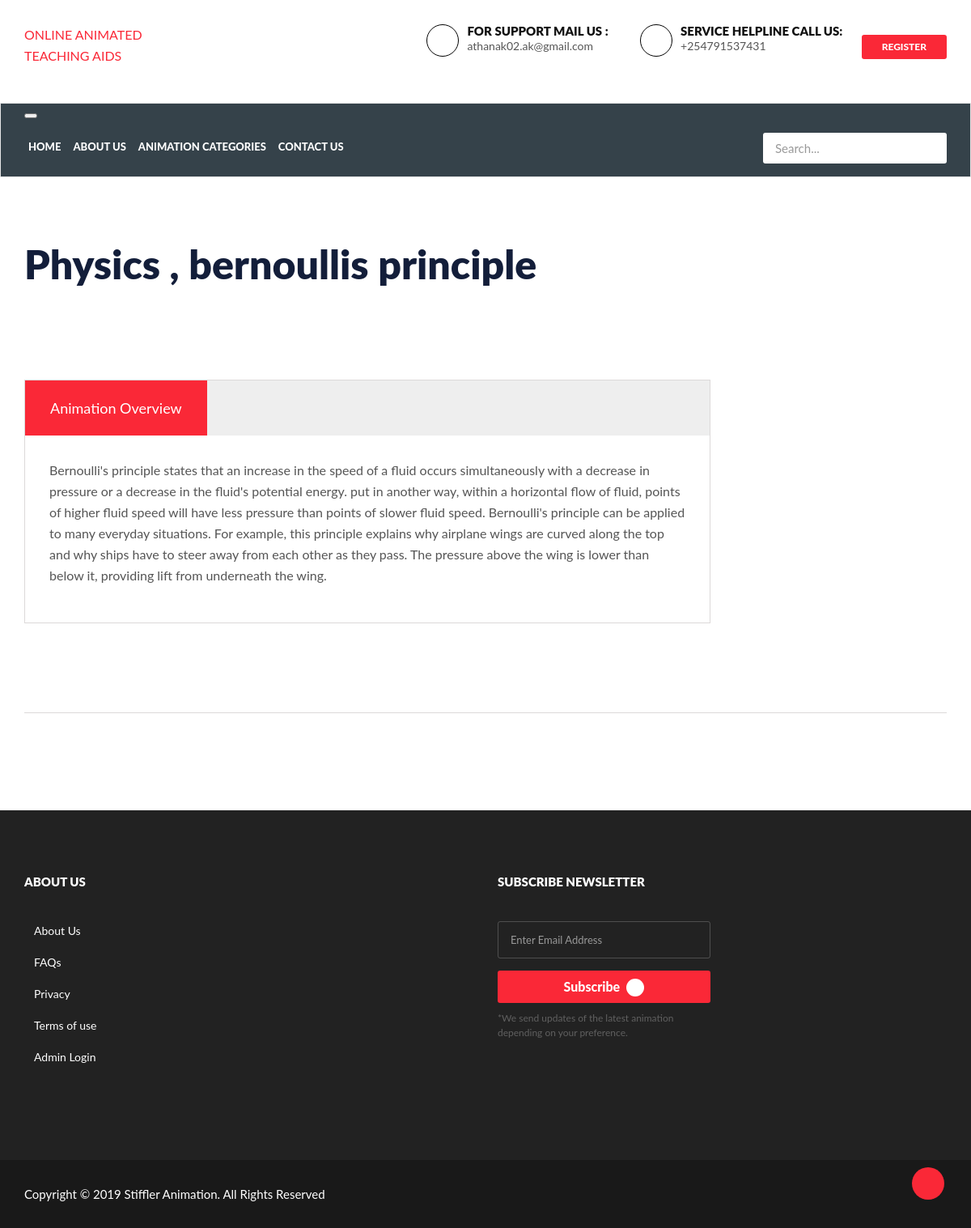
/animation-details.php?aid=7, run on the app's committed database.
### tables this page shows
CREATE TABLE `tblanimations` (
  `id` int(11) NOT NULL,
  `AnimationsTitle` varchar(150) DEFAULT NULL,
  `AnimationsCategory` int(11) DEFAULT NULL,
  `AnimationsOverview` longtext,
  `Vimage1` varchar(120) DEFAULT NULL,
  `Vimage2` varchar(120) DEFAULT NULL,
  `Vimage3` varchar(120) DEFAULT NULL,
  `Vimage4` varchar(120) DEFAULT NULL,
  `Vimage5` varchar(120) DEFAULT NULL,
  `RenderingDate` timestamp NOT NULL DEFAULT CURRENT_TIMESTAMP,
  `UpdationDate` timestamp NULL DEFAULT NULL ON UPDATE CURRENT_TIMESTAMP
);

CREATE TABLE `tblcategories` (
  `id` int(11) NOT NULL,
  `CategoryName` varchar(120) NOT NULL,
  `CreationDate` timestamp NULL DEFAULT CURRENT_TIMESTAMP,
  `UpdationDate` timestamp NULL DEFAULT NULL ON UPDATE CURRENT_TIMESTAMP
);

### animation-details.php (the view, shortened to what this page needs)
<?php
include('include/database.php');
?>
<!DOCTYPE HTML>
<html lang="en">
<head>
   <link rel="stylesheet" href="assets/bootstrap.min.css" type="text/css">
<link rel="stylesheet" href="assets/slick.css" type="text/css">
<link rel="stylesheet" href="assets/owl.carousel.css" type="text/css">
<link rel="stylesheet" href="assets/owl.transitions.css" type="text/css">
<link href="assets/bootstrap-slider.min.css" rel="stylesheet">
<link href="assets/font-awesome.min.css" rel="stylesheet">
   <link rel="stylesheet" href="https://stackpath.bootstrapcdn.com/bootstrap/3.4.1/css/bootstrap.min.css">
	<link rel="stylesheet" href="https://maxcdn.bootstrap/3.2.1/css/bootstrap.theme.mini.css">
	<link rel="stylesheet"  href="assets/master.css">
</head>
<body>
<?php include('include/header.php');?>
<?php
$aid=intval($_GET['aid']);
$sql = "SELECT tblanimations.*,tblcategories.CategoryName,tblcategories.id as cid  from tblanimations join tblcategories on tblcategories.id=tblanimations.AnimationsCategory where tblanimations.id=:aid";
$query = $conn -> prepare($sql);
$query->bindParam(':aid',$aid, PDO::PARAM_STR);
$query->execute();
$results=$query->fetchAll(PDO::FETCH_OBJ);
if($query->rowCount() > 0)
{
foreach($results as $result)
{
?>
<section class="listing-detail">
  <div class="container">
    <div class="listing_detail_head row">
      <div class="col-md-9">
        <h2><?php echo htmlentities($result->CategoryName);?> , <?php echo htmlentities($result->AnimationsTitle);?></h2>
      </div>
      <div class="col-md-3">
      </div>
    </div>
    <div class="row">
      <div class="col-md-9">
        <div class="listing_more_info">
          <div class="listing_detail_wrap">
            <ul class="nav nav-tabs gray-bg" role="tablist">
              <li role="presentation" class="active"><a href="#animation-overview " aria-controls="animation-overview" role="tab" data-toggle="tab">Animation Overview </a></li>
            </ul>
            <div class="tab-content">
              <div role="tabpanel" class="tab-pane active" id="animation-overview">
                <p><?php echo htmlentities($result->AnimationsOverview);?></p>
              </div>
            </div>
          </div>
        </div>
<?php }} ?>
      </div>
    </div>
    <div class="space-20"></div>
    <div class="divider"></div>
  </div>
</section>
<?php include('include/footer.php');?>
<div id="back-top" class="back-top"> <a href="#top"><i class="fa fa-angle-up" aria-hidden="true"></i> </a> </div>
</body>
</html>

### data on the page
tblanimations: tblcategories.CategoryName "Physics", AnimationsTitle "bernoullis principle", AnimationsOverview "Bernoulli's principle states that an increase in the speed of a fluid occurs simultaneously with a decrease in pressure or a decrease in the fluid's potential energy. put in another way, within a horizontal flow of fluid, points of higher fluid speed will have less pressure than points of slower fluid speed. Bernoulli's principle can be applied to many everyday situations. For example, this principle explains why airplane wings are curved along the top and why ships have to steer away from each other as they pass. The pressure above the wing is lower than below it, providing lift from underneath the wing."
